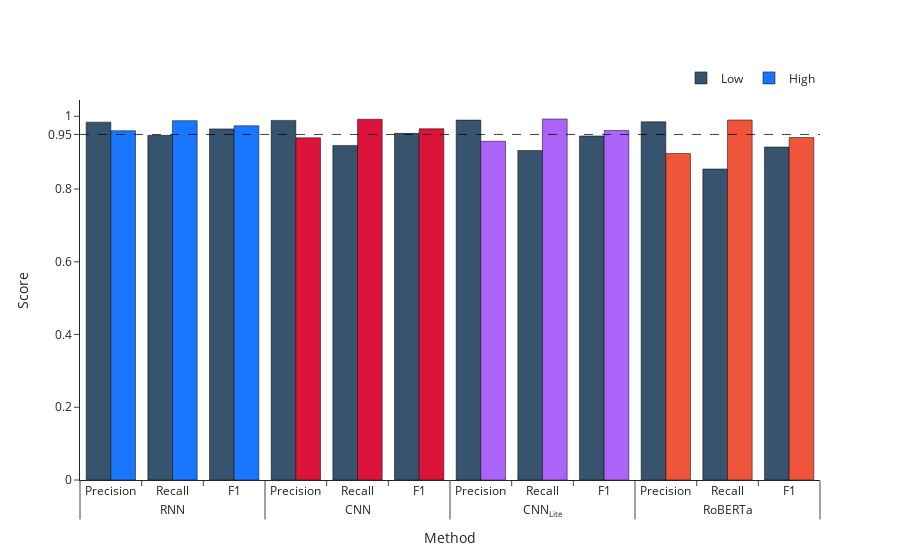

Notebook code cell kept with this figure:
### Code cell
fig = go.Figure()

fig.update_layout(
    template='simple_white',
    xaxis=dict(title_text='Method'),
    yaxis=dict(title_text='Score'),
)

fig.add_hline(y=0.95, line_width=0.75, line_dash="dash", line_color="black", opacity=1)

colors_1 = ['rgb(55, 83, 109)'] * 12
colors_2 = ['rgb(26, 118, 255)'] * 3 + ['crimson'] * 3 + ['#AB63FA'] * 3 + ['#EF553B'] * 3

classes = ['Low', 'High']

for i, lbl in enumerate(classes):
    if not pd.isnull(lbl):
        plot_df = summary[summary.Class == i]
        fig.add_trace(
            go.Bar(x=[plot_df.Method, plot_df.Metric], y=plot_df.Score, name=str(lbl), marker_color=colors_1 if i == 0 else colors_2, base=0, marker_line_color='rgb(0, 0, 0)', showlegend=True),
    )
        

fig.update_layout(legend=dict(
    orientation="h",
    yanchor="bottom",
    y=1.02,
    xanchor="right",
    x=1
))

fig.update_yaxes(tickvals=[0, 0.2, 0.4, 0.6, 0.8, 0.95, 1])
fig.show()
fig.write_image('plot.svg', engine="kaleido")

### Figure 1 — Plotly figure (JSON) as saved in the notebook; plotly's stock layout.template omitted (floating-point values rounded to 4 significant figures)
{"data": [{"base": 0, "marker": {"color": ["rgb(55, 83, 109)", "rgb(55, 83, 109)", "rgb(55, 83, 109)", "rgb(55, 83, 109)", "rgb(55, 83, 109)", "rgb(55, 83, 109)", "rgb(55, 83, 109)", "rgb(55, 83, 109)", "rgb(55, 83, 109)", "rgb(55, 83, 109)", "rgb(55, 83, 109)", "rgb(55, 83, 109)"], "line": {"color": "rgb(0, 0, 0)"}}, "name": "Low", "showlegend": true, "type": "bar", "x": [["RNN", "RNN", "RNN", "CNN", "CNN", "CNN", "CNN<sub>Lite</sub>", "CNN<sub>Lite</sub>", "CNN<sub>Lite</sub>", "RoBERTa", "RoBERTa", "RoBERTa"], ["Precision", "Recall", "F1", "Precision", "Recall", "F1", "Precision", "Recall", "F1", "Precision", "Recall", "F1"]], "y": [0.9839, 0.9475, 0.9654, 0.9887, 0.9198, 0.953, 0.9895, 0.9059, 0.9458, 0.9848, 0.8552, 0.9154]}, {"base": 0, "marker": {"color": ["rgb(26, 118, 255)", "rgb(26, 118, 255)", "rgb(26, 118, 255)", "crimson", "crimson", "crimson", "#AB63FA", "#AB63FA", "#AB63FA", "#EF553B", "#EF553B", "#EF553B"], "line": {"color": "rgb(0, 0, 0)"}}, "name": "High", "showlegend": true, "type": "bar", "x": [["RNN", "RNN", "RNN", "CNN", "CNN", "CNN", "CNN<sub>Lite</sub>", "CNN<sub>Lite</sub>", "CNN<sub>Lite</sub>", "RoBERTa", "RoBERTa", "RoBERTa"], ["Precision", "Recall", "F1", "Precision", "Recall", "F1", "Precision", "Recall", "F1", "Precision", "Recall", "F1"]], "y": [0.9603, 0.9879, 0.9739, 0.9408, 0.9918, 0.9656, 0.9312, 0.9925, 0.9609, 0.8977, 0.9897, 0.9415]}], "layout": {"autosize": true, "legend": {"orientation": "h", "x": 1, "xanchor": "right", "y": 1.02, "yanchor": "bottom"}, "shapes": [{"line": {"color": "black", "dash": "dash", "width": 0.75}, "opacity": 1, "type": "line", "x0": 0, "x1": 1, "xref": "x domain", "y0": 0.95, "y1": 0.95, "yref": "y"}], "xaxis": {"autorange": true, "range": [-0.5, 11.5], "title": {"text": "Method"}, "type": "multicategory"}, "yaxis": {"autorange": true, "range": [0, 1.045], "tickvals": [0, 0.2, 0.4, 0.6, 0.8, 0.95, 1], "title": {"text": "Score"}, "type": "linear"}}}
